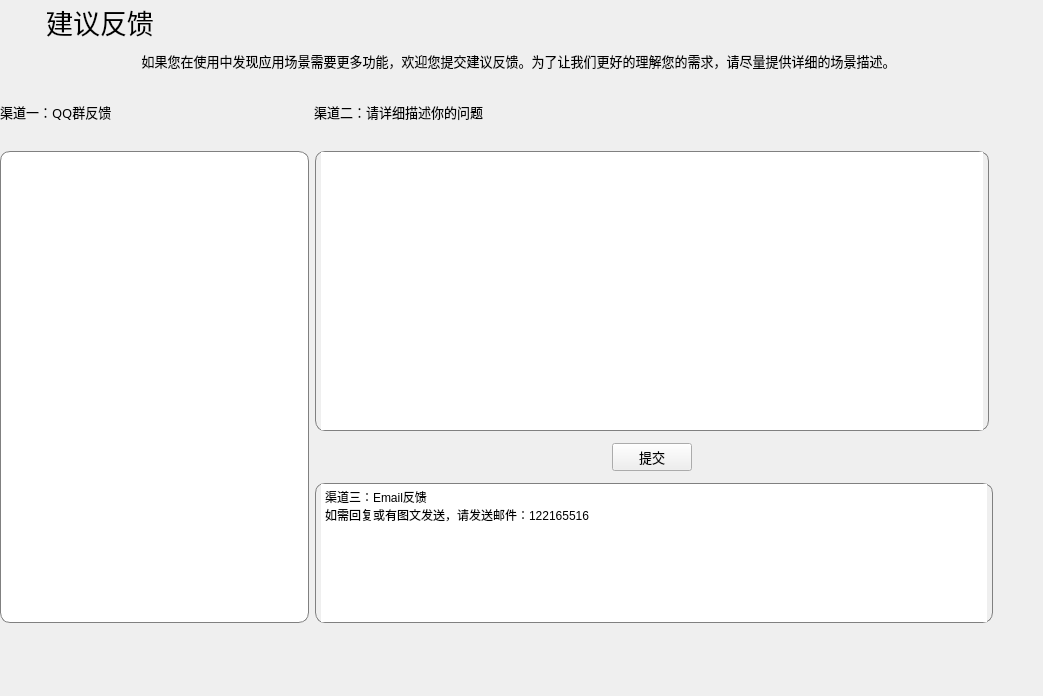
<?xml version="1.0" encoding="UTF-8"?>
<ui version="4.0">
 <class>Feedback</class>
 <widget class="QMainWindow" name="Feedback">
  <property name="geometry">
   <rect>
    <x>0</x>
    <y>0</y>
    <width>1043</width>
    <height>696</height>
   </rect>
  </property>
  <property name="font">
   <font>
    <pointsize>10</pointsize>
   </font>
  </property>
  <property name="windowTitle">
   <string>MainWindow</string>
  </property>
  <widget class="QWidget" name="centralwidget">
   <layout class="QGridLayout" name="gridLayout_2" rowstretch="1,1,7,1">
    <property name="leftMargin">
     <number>0</number>
    </property>
    <property name="topMargin">
     <number>0</number>
    </property>
    <property name="rightMargin">
     <number>6</number>
    </property>
    <property name="bottomMargin">
     <number>6</number>
    </property>
    <item row="2" column="0">
     <layout class="QHBoxLayout" name="horizontalLayout_3" stretch="3,7">
      <item>
       <widget class="QListView" name="listView1">
        <property name="styleSheet">
         <string notr="true">border: 1px solid gray;/*设置边框的粗细，以及颜色*/
border-radius: 10px;/*设置圆角的大小*/
padding: 0 8px;/*如果没有内容光标在开始往后移动0.8像素点*/
selection-background-color: darkgray;

border-image:url(:/img/img/qqQUN.png);
background-color:rgb(255,255,255);
</string>
        </property>
       </widget>
      </item>
      <item>
       <layout class="QGridLayout" name="gridLayout" rowstretch="6,1,3" columnstretch="1,5,1,0,0">
        <property name="horizontalSpacing">
         <number>4</number>
        </property>
        <property name="verticalSpacing">
         <number>12</number>
        </property>
        <item row="0" column="0" colspan="3">
         <widget class="QTextEdit" name="requestEdit">
          <property name="font">
           <font>
            <pointsize>10</pointsize>
           </font>
          </property>
          <property name="styleSheet">
           <string notr="true">border: 1px solid gray;/*设置边框的粗细，以及颜色*/
border-radius: 10px;/*设置圆角的大小*/
padding: 0 5px;/*如果没有内容光标在开始往后移动0.8像素点*/
selection-background-color: darkgray;</string>
          </property>
         </widget>
        </item>
        <item row="2" column="0" colspan="4">
         <widget class="QTextEdit" name="eamilEdit">
          <property name="styleSheet">
           <string notr="true">border: 1px solid gray;/*设置边框的粗细，以及颜色*/
border-radius: 10px;/*设置圆角的大小*/
padding: 0 5px;/*如果没有内容光标在开始往后移动0.8像素点*/
selection-background-color: darkgray;</string>
          </property>
          <property name="html">
           <string>&lt;!DOCTYPE HTML PUBLIC &quot;-//W3C//DTD HTML 4.0//EN&quot; &quot;http://www.w3.org/TR/REC-html40/strict.dtd&quot;&gt;
&lt;html&gt;&lt;head&gt;&lt;meta name=&quot;qrichtext&quot; content=&quot;1&quot; /&gt;&lt;meta charset=&quot;utf-8&quot; /&gt;&lt;style type=&quot;text/css&quot;&gt;
p, li { white-space: pre-wrap; }
hr { height: 1px; border-width: 0; }
li.unchecked::marker { content: &quot;\2610&quot;; }
li.checked::marker { content: &quot;\2612&quot;; }
&lt;/style&gt;&lt;/head&gt;&lt;body style=&quot; font-family:'Microsoft YaHei UI'; font-size:10pt; font-weight:400; font-style:normal;&quot;&gt;
&lt;p style=&quot; margin-top:0px; margin-bottom:0px; margin-left:0px; margin-right:0px; -qt-block-indent:0; text-indent:0px;&quot;&gt;&lt;span style=&quot; font-size:9pt;&quot;&gt;渠道三：Email反馈&lt;/span&gt;&lt;/p&gt;
&lt;p style=&quot; margin-top:0px; margin-bottom:0px; margin-left:0px; margin-right:0px; -qt-block-indent:0; text-indent:0px;&quot;&gt;&lt;span style=&quot; font-size:9pt;&quot;&gt;如需回复或有图文发送，请发送邮件：122165516&lt;/span&gt;&lt;/p&gt;&lt;/body&gt;&lt;/html&gt;</string>
          </property>
         </widget>
        </item>
        <item row="1" column="1">
         <widget class="QPushButton" name="pushButton">
          <property name="sizePolicy">
           <sizepolicy hsizetype="Fixed" vsizetype="Fixed">
            <horstretch>0</horstretch>
            <verstretch>0</verstretch>
           </sizepolicy>
          </property>
          <property name="text">
           <string>提交</string>
          </property>
         </widget>
        </item>
        <item row="1" column="0">
         <spacer name="horizontalSpacer_3">
          <property name="orientation">
           <enum>Qt::Horizontal</enum>
          </property>
          <property name="sizeHint" stdset="0">
           <size>
            <width>40</width>
            <height>20</height>
           </size>
          </property>
         </spacer>
        </item>
        <item row="1" column="2">
         <spacer name="horizontalSpacer_2">
          <property name="orientation">
           <enum>Qt::Horizontal</enum>
          </property>
          <property name="sizeHint" stdset="0">
           <size>
            <width>40</width>
            <height>20</height>
           </size>
          </property>
         </spacer>
        </item>
        <item row="2" column="4">
         <spacer name="horizontalSpacer_5">
          <property name="orientation">
           <enum>Qt::Horizontal</enum>
          </property>
          <property name="sizeHint" stdset="0">
           <size>
            <width>40</width>
            <height>20</height>
           </size>
          </property>
         </spacer>
        </item>
        <item row="0" column="3" colspan="2">
         <spacer name="horizontalSpacer_6">
          <property name="orientation">
           <enum>Qt::Horizontal</enum>
          </property>
          <property name="sizeHint" stdset="0">
           <size>
            <width>40</width>
            <height>20</height>
           </size>
          </property>
         </spacer>
        </item>
       </layout>
      </item>
     </layout>
    </item>
    <item row="0" column="0">
     <layout class="QVBoxLayout" name="verticalLayout">
      <item>
       <widget class="QToolButton" name="toolButton">
        <property name="sizePolicy">
         <sizepolicy hsizetype="Expanding" vsizetype="Expanding">
          <horstretch>0</horstretch>
          <verstretch>0</verstretch>
         </sizepolicy>
        </property>
        <property name="maximumSize">
         <size>
          <width>200</width>
          <height>60</height>
         </size>
        </property>
        <property name="font">
         <font>
          <pointsize>20</pointsize>
         </font>
        </property>
        <property name="styleSheet">
         <string notr="true">QToolButton
{
	border-style: flat;
	background: transparent;
}
</string>
        </property>
        <property name="text">
         <string>建议反馈</string>
        </property>
        <property name="icon">
         <iconset resource="../resource.qrc">
          <normaloff>:/img/img/line.png</normaloff>:/img/img/line.png</iconset>
        </property>
        <property name="iconSize">
         <size>
          <width>30</width>
          <height>60</height>
         </size>
        </property>
        <property name="toolButtonStyle">
         <enum>Qt::ToolButtonTextBesideIcon</enum>
        </property>
       </widget>
      </item>
      <item>
       <widget class="QToolButton" name="toolButton_2">
        <property name="sizePolicy">
         <sizepolicy hsizetype="Expanding" vsizetype="Expanding">
          <horstretch>0</horstretch>
          <verstretch>0</verstretch>
         </sizepolicy>
        </property>
        <property name="font">
         <font>
          <family>华光中圆_CNKI</family>
          <pointsize>10</pointsize>
         </font>
        </property>
        <property name="styleSheet">
         <string notr="true">
	border-style: flat;
	background: transparent;
</string>
        </property>
        <property name="text">
         <string>如果您在使用中发现应用场景需要更多功能，欢迎您提交建议反馈。为了让我们更好的理解您的需求，请尽量提供详细的场景描述。</string>
        </property>
        <property name="icon">
         <iconset resource="../resource.qrc">
          <normaloff>:/img/img/laba.png</normaloff>:/img/img/laba.png</iconset>
        </property>
        <property name="toolButtonStyle">
         <enum>Qt::ToolButtonTextBesideIcon</enum>
        </property>
       </widget>
      </item>
     </layout>
    </item>
    <item row="1" column="0">
     <layout class="QHBoxLayout" name="horizontalLayout_2" stretch="6,4">
      <item>
       <layout class="QHBoxLayout" name="horizontalLayout">
        <item>
         <widget class="QLabel" name="label">
          <property name="sizePolicy">
           <sizepolicy hsizetype="Expanding" vsizetype="Expanding">
            <horstretch>0</horstretch>
            <verstretch>0</verstretch>
           </sizepolicy>
          </property>
          <property name="font">
           <font>
            <family>华光中圆_CNKI</family>
            <pointsize>10</pointsize>
           </font>
          </property>
          <property name="text">
           <string>渠道一：QQ群反馈</string>
          </property>
         </widget>
        </item>
        <item>
         <widget class="QLabel" name="label_2">
          <property name="sizePolicy">
           <sizepolicy hsizetype="Expanding" vsizetype="Expanding">
            <horstretch>0</horstretch>
            <verstretch>0</verstretch>
           </sizepolicy>
          </property>
          <property name="font">
           <font>
            <family>华光中圆_CNKI</family>
            <pointsize>10</pointsize>
           </font>
          </property>
          <property name="text">
           <string>渠道二：请详细描述你的问题</string>
          </property>
         </widget>
        </item>
       </layout>
      </item>
      <item>
       <spacer name="horizontalSpacer_4">
        <property name="orientation">
         <enum>Qt::Horizontal</enum>
        </property>
        <property name="sizeHint" stdset="0">
         <size>
          <width>616</width>
          <height>20</height>
         </size>
        </property>
       </spacer>
      </item>
     </layout>
    </item>
    <item row="3" column="0">
     <spacer name="verticalSpacer">
      <property name="orientation">
       <enum>Qt::Vertical</enum>
      </property>
      <property name="sizeHint" stdset="0">
       <size>
        <width>20</width>
        <height>40</height>
       </size>
      </property>
     </spacer>
    </item>
   </layout>
  </widget>
  <widget class="QMenuBar" name="menubar">
   <property name="geometry">
    <rect>
     <x>0</x>
     <y>0</y>
     <width>1043</width>
     <height>22</height>
    </rect>
   </property>
   <property name="sizePolicy">
    <sizepolicy hsizetype="Expanding" vsizetype="Expanding">
     <horstretch>0</horstretch>
     <verstretch>0</verstretch>
    </sizepolicy>
   </property>
  </widget>
 </widget>
 <resources>
  <include location="../resource.qrc"/>
 </resources>
 <connections/>
</ui>
